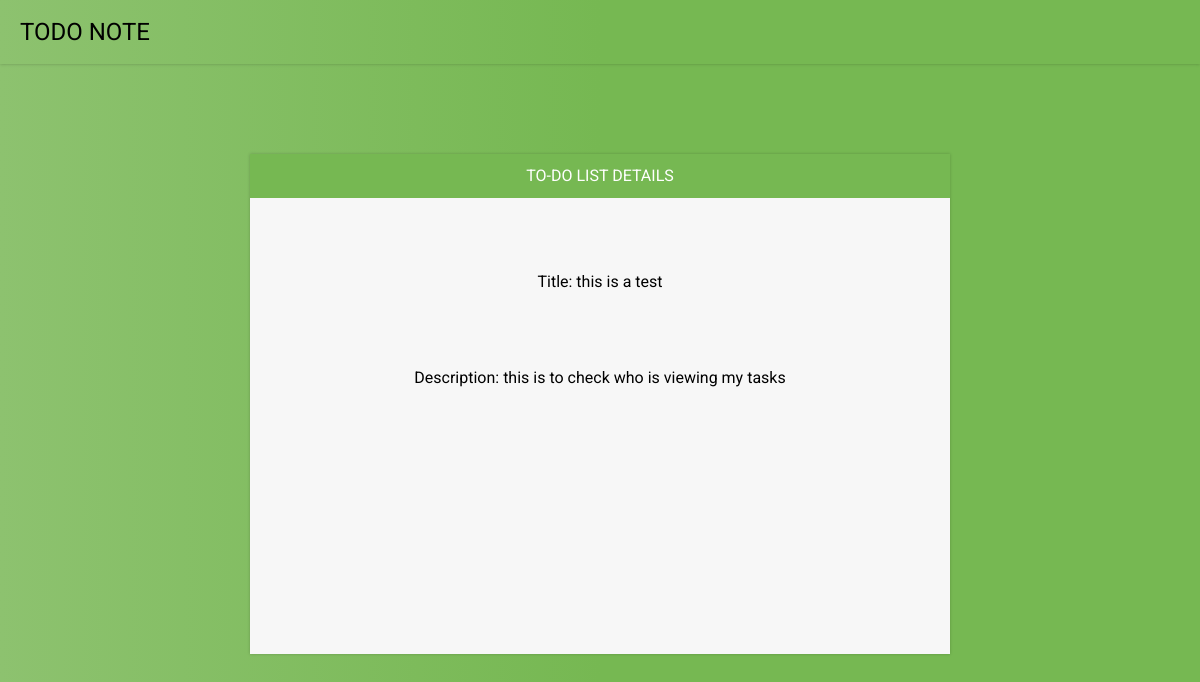
The page /detail/2 (signed in) on the database its author committed.
### baseApp/models.py (models this page shows, shortened)
class TodoTable(models.Model):
    userName = models.ForeignKey(User,on_delete=models.CASCADE,null=True)
    title = models.CharField(max_length=100,blank=False)
    description = models.TextField(blank=True,null=True)
    dateAdded = models.DateTimeField(auto_now_add=True)
    todo_id = models.IntegerField(primary_key=True)

### baseApp/views.py (the view)
# urls.py: path('detail/<int:pk>',DisplayPageView.as_view(), name='detail'),
class DisplayPageView(LoginRequiredMixin,DetailView):
    template_name = 'baseApp/display.html'
    model = TodoTable
    context_object_name = 'data'

### baseApp/templates/baseApp/display.html (shortened to what this page needs)
{% extends 'baseApp/base.html' %}
{% block content %}
<div id="container">
    <h1 style="text-align:center">To-Do List Details</h1>
    <div style="text-align:center"> <br><br><br>
        <p>Title: {{data.title}}</p> <br><br><br>
        <p>Description: {{data.description}}</p>
    </div>
</div>
{% endblock %}

### baseApp/static/homeStyle.css (style rules this page uses)
* { box-sizing: border-box; -moz-box-sizing: border-box; }
body { font-family: Roboto; background: #c2e59c; background: -webkit-linear-gradient(to left, #c2e59c, #0DE6AC); background: linear-gradient(to left, #bcccab, #0DE6AC); }
h1 { background-color: #76b852; color: #fff; margin: 0; padding: 10px 20px; text-transform: uppercase; font-size: 1.25em; font-weight: normal; }
#container { width: 700px; height: 500px; margin: 90px auto; background-color: #f7f7f7; box-shadow: 0 0 3px rgba(0, 0, 0, 0.2); }
body { background: #76b852; background: rgb(141,194,111); background: linear-gradient(90deg, rgba(141,194,111,1) 0%, rgba(118,184,82,1) 50%); font-family: "Roboto", sans-serif; -webkit-font-smoothing: antialiased; -moz-osx-font-smoothing: grayscale; }

### rows shown on the page
TodoTable: title "this is a test", description "this is to check who is viewing my tasks"
